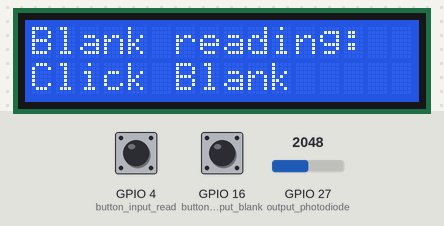
Bench run of a sketch on a simulated ESP32. Shown: 16×2 character LCD. The test bench sets the inputs (shaded band); at power-on: GPIO 16 (button_input_blank) HIGH, GPIO 4 (button_input_read) HIGH, GPIO 27 (output_photodiode) = 2048 (analog values on the 0–4095 scale). What the sketch prints to the serial monitor is not drawn.

Above: at 2.9 s.
3.0 s: GPIO 16 (button_input_blank) pulled LOW for 0.15 s
At 4.4 s:
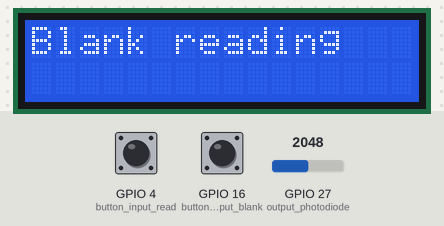
6.1 s: GPIO 4 (button_input_read) pulled LOW for 1 s
At 9.4 s:
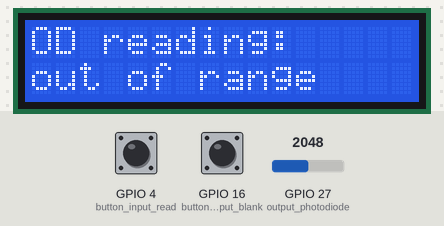
10.1 s: GPIO 4 (button_input_read) pulled LOW for 3.2 s
At 11.0 s:
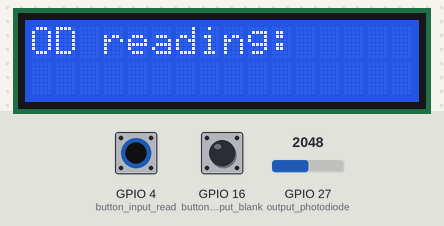
16.3 s: GPIO 16 (button_input_blank) pulled LOW for 1 s
At 19.0 s:
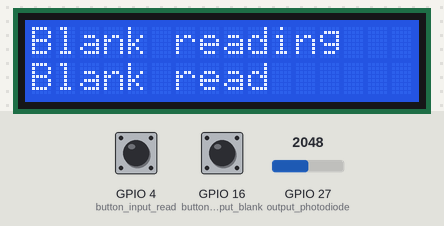
20.1 s: GPIO 4 (button_input_read) driven LOW and GPIO 16 (button_input_blank) driven LOW
At 20.6 s:
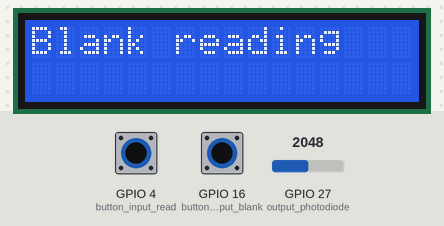
23.1 s: GPIO 27 (output_photodiode) set to 1228
At 25.6 s:
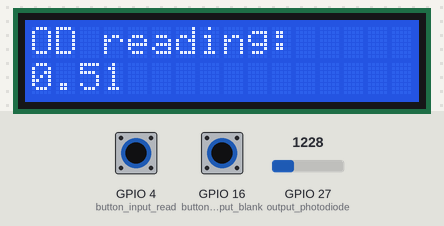
Timing chart, 0 to 27.1 s (numbered marks = the images above; inputs shaded):
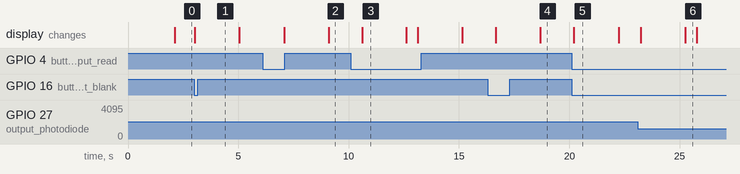

Measured:
- after the input at 3.0 s, the display: changes at once (image 1)
- after the input at 6.1 s, the display: first changes after 0.98 s (image 2 shows a later state)
- after the input at 10.1 s, the display: changes after 0.51 s (image 3)
- after the input at 16.3 s, the display: first changes after 0.36 s (image 4 shows a later state)
- after the input at 20.1 s, the display: changes after 0.10 s (image 5)
- what the display in image 3 shows lasts 2.0 s, from 10.6 s to 12.6 s
- what the display in image 6 shows lasts 0.6 s, from 25.2 s to 25.8 s

The sketch:

seeFyou.ino
```cpp
#include <Wire.h>
#include <LiquidCrystal_I2C.h>
#include <math.h>

// Arduino pins
// const int output_photodiode = A1;
// const int button_input_blank = A2;
// const int button_input_read = A3;

// ESP32 pins
const int output_photodiode = 27;
const int button_input_blank = 16;
const int button_input_read = 4;

// uncomment this (and below) and connect led to pin 15 if you want it to not stay on continuously, but how else will you know which way to put the cuvette in? lol
// const int ledPin = 15;

float blankReading = 0.0;
float value = 0.0;
LiquidCrystal_I2C lcd(0x27, 16, 2); // set the LCD address to 0x27 for a 16charsand2line display

void setup() {
  Serial.begin(9600);
  Serial.println("Starting");
  //analogReference(EXTERNAL);
  analogReadResolution(10);
  analogSetWidth(10);
  analogSetAttenuation(ADC_0db);
  pinMode(output_photodiode, INPUT);
  pinMode(button_input_blank, INPUT_PULLUP);
  pinMode(button_input_read, INPUT_PULLUP);

  // Set welcome screen
  lcd.init(); // initialize the lcd
  lcd.backlight(); // open the backlight
  lcd.setCursor(2, 0);
  lcd.print("SemiQuant.com"); // Print a message to the LCD
  lcd.setCursor(2, 1); // set the cursor to column 2, line 1
  lcd.print("count4you"); // Print a message to the LCD.

  delay(2000);

  // Show Blank message
  lcd.clear();
  lcd.setCursor(0, 0);
  lcd.print("Blank reading:");
  lcd.setCursor(0, 1);
  lcd.print("Click Blank");

  // Wait for button_input_blank to be pressed
  while (digitalRead(button_input_blank) == HIGH) {
    // Wait for the button to be clicked
  }

  lcd.clear();
  lcd.print("Blank reading");
  // Get and display Blank reading
  blankReading = measureIntensity();
  Serial.print(blankReading);
  lcd.clear();
  lcd.setCursor(0, 0);
  lcd.print("Blank reading");
  lcd.setCursor(0, 1);
  lcd.print("Blank read");
  delay(2000);

  // Ask for Read
  lcd.clear();
  lcd.setCursor(0, 0);
  lcd.print("OD reading: ");
  lcd.setCursor(0, 1);
  lcd.print("Click Read");
}

void loop() {
  int buttonState = digitalRead(button_input_blank);
  int buttonState2 = digitalRead(button_input_read);

  // Serial.println(measureIntensity());

  // Serial.println("blankReading1");
  // Serial.println(blankReading);

  // check if the pushbutton is pressed. If it is, the buttonState is HIGH:
  if (buttonState == LOW) {
    lcd.clear();
    lcd.print("Blank reading");
    blankReading = measureIntensity();  // Corrected line
    Serial.print(blankReading);
    lcd.clear();
    lcd.setCursor(0, 0);
    lcd.print("Blank reading");
    lcd.setCursor(0, 1);
    lcd.print("Blank read");
    delay(1000);

    if (blankReading > 850){
      lcd.setCursor(0, 0);
      lcd.print("Underestimates as");
      lcd.setCursor(0, 1);
      lcd.print("blank 0 impedance");
    }
  };

  // Serial.println("blankReading2");
  // Serial.println(blankReading);

  if (buttonState2 == LOW) {
    lcd.clear();
    lcd.print("OD reading:");
    value = measureIntensity();

    // Serial.println(value);
    // float od = log10(1.0 / (value / blankReading));
    float od = -log(value / blankReading);

    lcd.setCursor(0, 1);
    if (value > 850 || value < 20 || value >= (blankReading - 4)){
      lcd.print("out of range");
      // lcd.clear();
      // lcd.setCursor(0, 0);
      // lcd.print(blankReading);
      // lcd.setCursor(0, 1);
      // lcd.print(value);
    }else{
      lcd.print(od);
    }

    Serial.println("value");
    Serial.println(value);
    Serial.println("blankReading3");
    Serial.println(blankReading);
  };

  delay(500);
}


// this esp is super noisy, can figure out why, so trying to filter that out
// float measureIntensity() {
//     int sumValues = 0;
//     int reads = 0;
//     // digitalWrite(ledPin, HIGH);
//     // delay(500);
//     while (reads < 20) {
//         sumValues += analogRead(output_photodiode);
//         reads++;
//         delay(200);
//     }
//     // digitalWrite(ledPin, LOW);
//     float averageIntensity = sumValues / reads;
//     Serial.println(averageIntensity);  // Print average intensity
//     // averageIntensity = map(averageIntensity, 20, 850, 0, 1000);
//     return averageIntensity;
// }

float measureIntensity() {
    const int maxReads = 10;
    const float tolerance = 0.05; // 5% tolerance
    const unsigned long timeout = 5000; // 5 seconds timeout

    int sumValues = 0;
    int reads = 0;
    float lastIntensity = 0;

    while (true) {
        unsigned long startTime = millis();

        while (reads < maxReads && (millis() - startTime) < timeout) {
            int currentValue = analogRead(output_photodiode);

            if (reads > 0 && abs(currentValue - lastIntensity) / lastIntensity > tolerance) {
                // Skip if the current value differs by more than 5% from the last one
                continue;
            }

             Serial.print(";" + String(currentValue));

            sumValues += currentValue;
            lastIntensity = currentValue;
            reads++;
            delay(200);
        }


        if (reads == maxReads) {
            // Successfully obtained 10 consecutive readings within tolerance
            break; // Exit the outer loop
        }

        // Reset variables for a new attempt
        sumValues = 0;
        reads = 0;
    }

    float averageIntensity = sumValues / reads;
    Serial.println(averageIntensity);  // Print average intensity

    return averageIntensity;
}
```
